Frame 1 (no input): blank canvas, image omitted
Frame 60 (the mouse pressed at the canvas centre just before this capture): blank canvas, image omitted
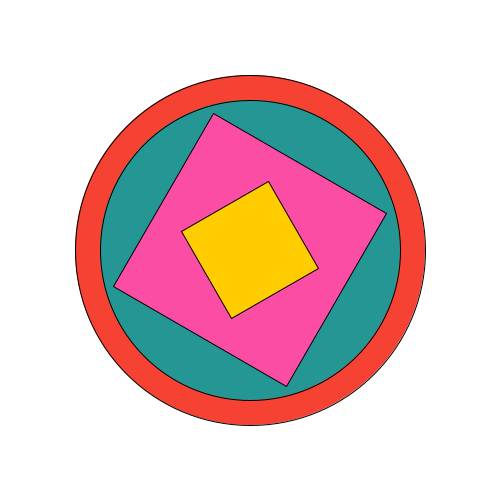
Frame 120 (the mouse held since frame 60 and released just before this capture)

The Processing sketch whose frames 1 and 60 were blank and that drew this single picture after the mouse press (run headless with seeded random() and noise(); from frame 60 on, the mouse is pressed at the canvas centre):

// Processing sketch: day_13
// ── day_13.pde
float angle = .1;

void setup() {
  size(500, 500);
  frameRate(1000);
}
void draw() {
  background(255);

  ellipseMode(CENTER);
  rectMode(CENTER);

if(mousePressed){

  stroke(0);
  fill(random(255), random(255), random(255));
  ellipse(250, 250, 350, 350);

  fill(random(255), random(255), random(255));
  ellipse(250, 250, 300, 300);


  fill(random(255), random(255), random(255));
  
  pushMatrix();
  translate(width/2,height/2);
  rotate(radians(frameCount));
  rect(0, 0, 200, 200);
  translate(-100,-100);
  popMatrix();
 

  fill(255, 204, 0);
  
  pushMatrix();
  translate(width/2,height/2);
  rotate(radians(frameCount*-1));
  rect(0, 0, 100, 100);
  translate(-50,-50);
  popMatrix();
  
  
} else{
  background(random(255),random(255),random(255));
}
  
}
